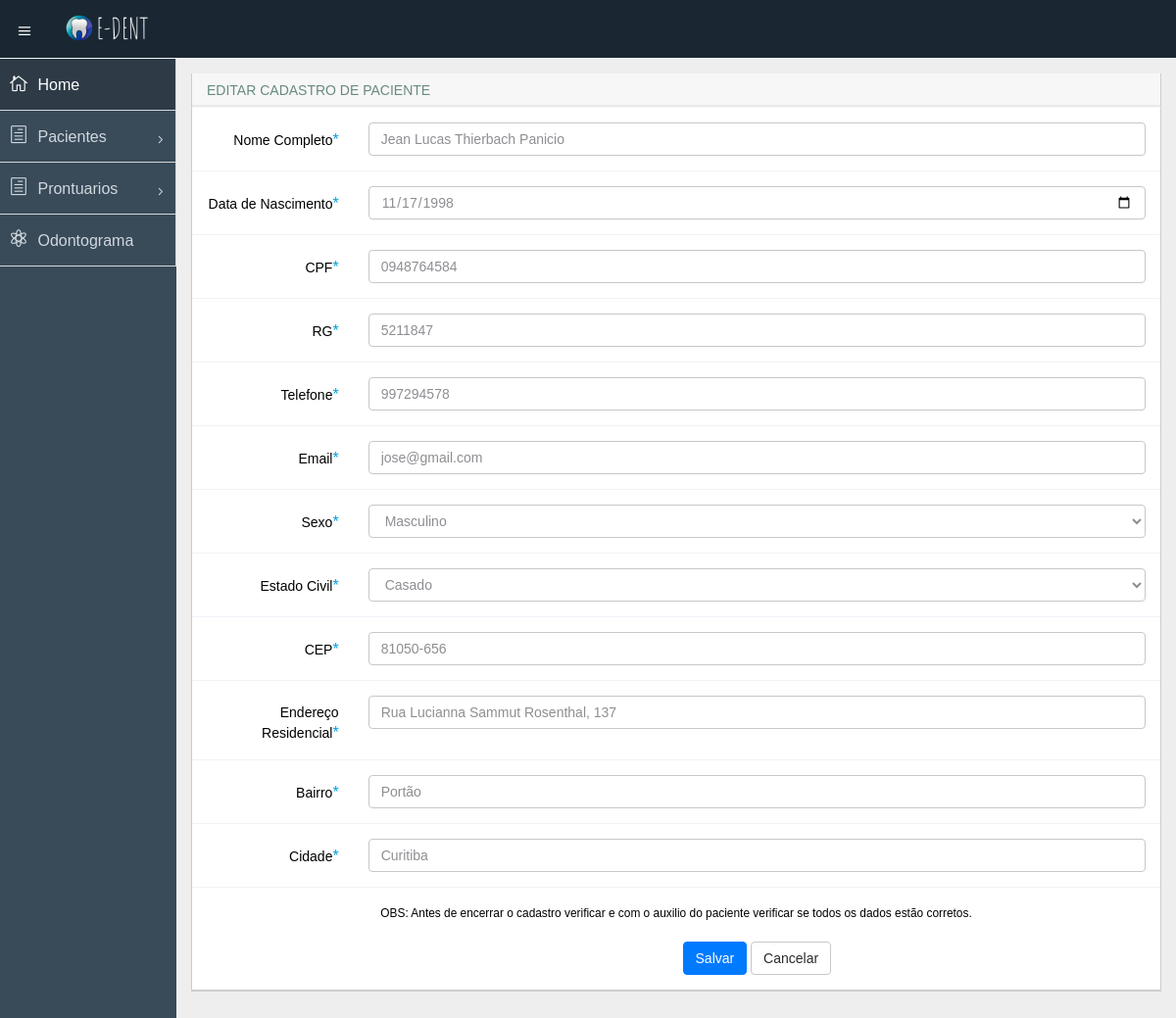
/editarPaciente.php?id=26, run on the app's committed database.
### tables this page shows
CREATE TABLE `paciente` (
  `idPaciente` int(11) NOT NULL AUTO_INCREMENT,
  `nome` varchar(100) NOT NULL,
  `data_nasc` date DEFAULT NULL,
  `telefone` varchar(20) NOT NULL,
  `sexo` enum('m','f') DEFAULT NULL,
  `estado_civil` enum('c','s','d') DEFAULT NULL,
  `rg` varchar(20) DEFAULT NULL,
  `cpf` varchar(20) NOT NULL,
  `endereco` varchar(100) DEFAULT NULL,
  `bairro` varchar(50) DEFAULT NULL,
  `cep` varchar(20) DEFAULT NULL,
  `cidade` varchar(50) DEFAULT NULL,
  `email` varchar(50) DEFAULT NULL,
  PRIMARY KEY (`idPaciente`)
);

### editarPaciente.php (the view, shortened to what this page needs)
<?php
  include_once("conexao.php");
    $idP = $_GET['id'];
    $sql = mysqli_query($conexao, "SELECT idPaciente, nome, data_nasc, telefone, sexo, estado_civil, rg, cpf, endereco, bairro, cep, cidade, email FROM paciente WHERE idPaciente = $idP ");
    $result_sql = mysqli_num_rows($sql);
    if($result_sql == 0){
      header('Location: listaPaciente.php');
    }else{
      while ($data = mysqli_fetch_array($sql)) {
        $nome = $data['nome'];
        $data_nasc = $data['data_nasc'];
        $telefone = $data['telefone'];
        $sexo = $data['sexo'];
        $estado_civil = $data['estado_civil'];
        $rg = $data['rg'];
        $cpf = $data['cpf'];
        $endereco = $data['endereco'];
        $bairro = $data['bairro'];
        $cep = $data['cep'];
        $cidade = $data['cidade'];
        $email = $data['email'];
      }
    }
    $sexo_options = [
      [ 'name' => 'Feminino', 'value' => 'f' ],
      [ 'name' => 'Masculino', 'value' => 'm' ],
    ];
    $estado_civil_options = [
      [ 'name' => 'Casado', 'value' => 'c' ],
      [ 'name' => 'Solteiro', 'value' => 's' ],
      [ 'name' => 'Divorciado', 'value' => 'd' ],
    ];
?>
<!DOCTYPE html>
<html lang="pt-br">
<head>
  <link href="css/bootstrap.min.css" rel="stylesheet">
  <link href="css/bootstrap-theme.css" rel="stylesheet">
  <link href="css/elegant-icons-style.css" rel="stylesheet" />
  <link href="css/font-awesome.min.css" rel="stylesheet" />
  <link href="assets/fullcalendar/fullcalendar/bootstrap-fullcalendar.css" rel="stylesheet" />
  <link href="assets/fullcalendar/fullcalendar/fullcalendar.css" rel="stylesheet" />
  <link href="assets/jquery-easy-pie-chart/jquery.easy-pie-chart.css" rel="stylesheet" type="text/css" media="screen" />
  <link rel="stylesheet" href="css/owl.carousel.css" type="text/css">
  <link href="css/jquery-jvectormap-1.2.2.css" rel="stylesheet">
  <link rel="stylesheet" href="css/fullcalendar.css">
  <link href="css/widgets.css" rel="stylesheet">
  <link href="css/style.css" rel="stylesheet">
  <link href="css/style-responsive.css" rel="stylesheet" />
  <link href="css/xcharts.min.css" rel=" stylesheet">
  <link href="css/jquery-ui-1.10.4.min.css" rel="stylesheet">
  <link href="css/bootstrap.min.css" rel="stylesheet" type="text/css">
  <link rel="stylesheet" href="css/main.css">
</head>
<body>
  <section id="container" class="">
    <header class="header dark-bg">
      <div class="toggle-nav">
        <div class="icon-reorder tooltips" data-original-title="Toggle Navigation" data-placement="bottom"><i class="icon_menu"></i></div>
      </div>
      <a class="navbar-brand" href="#">
        <img src="images/icons/E-DENT-3.png" class="nav-item " alt="logo" style="width: 90px">
      </a>
    </header>
    <aside>
      <div id="sidebar" class="nav-collapse ">
        <ul class="sidebar-menu">
          <li class="active">
            <a class="" href="index.html">
              <i class="icon_house_alt"></i>
              <span>Home</span>
            </a>
          </li>
          <li class="sub-menu">
            <a href="javascript:;" class="">
              <i class="icon_document_alt"></i>
              <span> Pacientes</span>
              <span class="menu-arrow arrow_carrot-right"></span>
            </a>
          </li>
          <li class="sub-menu">
            <a href="javascript:;" class="">
              <i class="icon_document_alt"></i>
              <span> Prontuarios</span>
              <span class="menu-arrow arrow_carrot-right"></span>
            </a>
          </li>
          <li>
            <a class="" href="">
              <i class="icon_genius"></i>
              <span>Odontograma</span>
            </a>
          </li>
        </ul>
      </div>
    </aside>
    <section id="main-content">
      <section class="wrapper">
        <div class="row">
          <div class="col-lg-12">
            <section class="panel">
              <header class="panel-heading">
                EDITAR CADASTRO DE PACIENTE
              </header>
              <div class="panel-body">
                <div class="form">
                  <form class="form-validate form-horizontal" id="register_form" method="POST" enctype="multipart/form-data" action="">
                    <div class="form-group ">
                      <label for="nome" class="control-label col-lg-2">Nome Completo<span class="required">*</span></label>
                      <div class="col-lg-10">
                        <input class="form-control" type="text" name="nome" placeholder="Digite o Nome" required="required" value = "<?php echo $nome; ?>"/>
                      </div>
                    </div>
                    <div class="form-group ">
                      <label for="data_nasc" class="control-label col-lg-2">Data de Nascimento<span class="required">*</span></label>
                      <div class="col-lg-10">
                        <input class=" form-control"  type="date"  name="data_nasc"required="required" value = "<?php echo $data_nasc; ?>" />
                      </div>
                    </div>
                    <div class="form-group ">
                      <label for="cpf" class="control-label col-lg-2">CPF<span class="required">*</span></label>
                      <div class="col-lg-10">
                        <input class="form-control" type="text" name="cpf" placeholder="12345678910" value = "<?php echo $cpf; ?>" />
                      </div>
                    </div>
                    <div class="form-group ">
                      <label for="rg" class="control-label col-lg-2">RG<span class="required">*</span></label>
                      <div class="col-lg-10">
                        <input class="form-control" name="rg" type="text" placeholder="123456789" value = "<?php echo $rg; ?>" />
                      </div>
                    </div>
                    <div class="form-group ">
                      <label for="telefone" class="control-label col-lg-2">Telefone<span class="required">*</span></label>
                      <div class="col-lg-10">
                        <input class="form-control" name="telefone" type="text" placeholder="(DD)99999-9999" value = "<?php echo $telefone; ?>" />
                      </div>
                    </div>
                    <div class="form-group ">
                      <label for="email" class="control-label col-lg-2">Email<span class="required">*</span></label>
                      <div class="col-lg-10">
                        <input class="form-control" name="email" type="email" placeholder="seunome@email.com" value = "<?php echo $email ;?>" />
                      </div>
                    </div>
                    <div class="form-group ">
                      <label for="sexo" class="control-label col-lg-2">Sexo<span class="required">*</span></label>
                        <div class="col-lg-10">
                          <select name="sexo" class="form-control" required="required">
                            <?php
                              foreach ($sexo_options as $option) {
                                if ($sexo === $option['value']) {
                                  ?>
                                    <option selected value="<?= $option['value']; ?>">
                                      <?= $option['name']; ?>
                                    </option>
                                  <?php
                                } else {
                                  ?>
                                    <option value="<?= $option['value']; ?>">
                                      <?= $option['name']; ?>
                                    </option>
                                  <?php
                                }
                              }
                            ?>
                          </select>
                        </div>
                    </div>
                    <div class="form-group ">
                      <label for="estado_civil" class="control-label col-lg-2">Estado Civil<span class="required">*</span></label>
                        <div class="col-lg-10">
                          <select class="form-control" name="estado_civil" required="required">
                            <?php
                              foreach ($estado_civil_options as $option) {
                                if ($estado_civil === $option['value']) {
                                  ?>
                                    <option selected value="<?= $option['value']; ?>">
                                      <?= $option['name']; ?>
                                    </option>
                                  <?php
                                } else {
                                  ?>
                                    <option value="<?= $option['value']; ?>">
                                      <?= $option['name']; ?>
                                    </option>
                                  <?php
                                }
                              }
                            ?>
                          </select>
                        </div>
                    </div>
                    <div class="form-group ">
                      <label for="cep" class="control-label col-lg-2">CEP<span class="required">*</span></label>
                      <div class="col-lg-10">
                        <input class="form-control"  type="text" name="cep" placeholder="Digite o CEP" value = "<?php echo $cep ;?>" />
                      </div>
                    </div>
                    <div class="form-group ">
                      <label for="endereco" class="control-label col-lg-2">Endereço Residencial<span class="required">*</span></label>
                      <div class="col-lg-10">
                        <input class="form-control" type="text" name="endereco" placeholder="Digite o Endereço" value = "<?php echo $endereco ; ?>" />
                      </div>
                    </div>
                    <div class="form-group ">
                      <label for="bairro" class="control-label col-lg-2">Bairro<span class="required">*</span></label>
                      <div class="col-lg-10">
                        <input class="form-control" type="text" name="bairro" placeholder="Digite o Bairro" value = "<?php echo $bairro ; ?>"/>
                      </div>
                    </div>
                    <div class="form-group ">
                      <label for="cidade" class="control-label col-lg-2">Cidade<span class="required">*</span></label>
                      <div class="col-lg-10">
                        <input class="form-control" type="text" name="cidade" placeholder="Digite a Cidade" value = "<?php echo $cidade ;?>"/>
                      </div>
                    </div>
                    <center>
                    <div>
                      <small id="" class="form-text text">
                        OBS: Antes de encerrar o cadastro verificar e com o auxilio do paciente verificar se todos os dados estão corretos.
                      </small>
                    </div>
                    <br>
                    <div class="form-group">
                      <div class="col-lg-offset-2 col-lg-10">
                        <button class="btn btn-primary" type="submit">Salvar</button>
                        <button class="btn btn-default" type="button">Cancelar</button>
                      </div>
                    </div>
                  </center>
                  </form>
                </div>
              </div>
            </section>
          </div>
        </div>
      </section>
    </section>
</body>
</html>

### css/main.css (style rules this page uses)
body { margin: 0; padding: 0; color: #000; font-family: Arial, sans-serif; }

### data on the page
paciente: nome "Jean Lucas Thierbach Panicio", data_nasc "11/17/1998", cpf "0948764584", rg "5211847", telefone "997294578", email "jose@gmail.com", sexo "Masculino", estado_civil "Casado", cep "81050-656", endereco "Rua Lucianna Sammut Rosenthal, 137", bairro "Portão", cidade "Curitiba"
